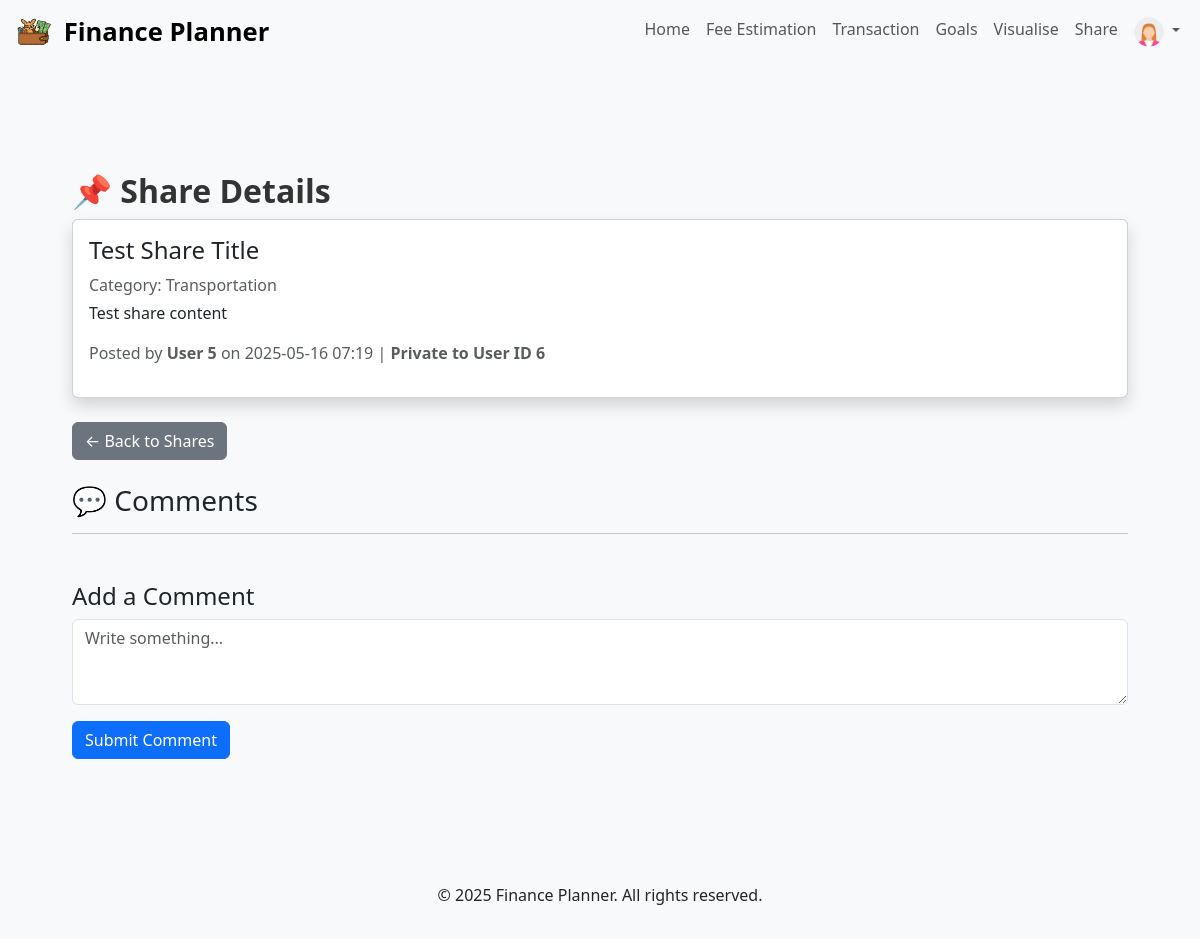
Before: /share/view/1 (signed in) with the older database file.
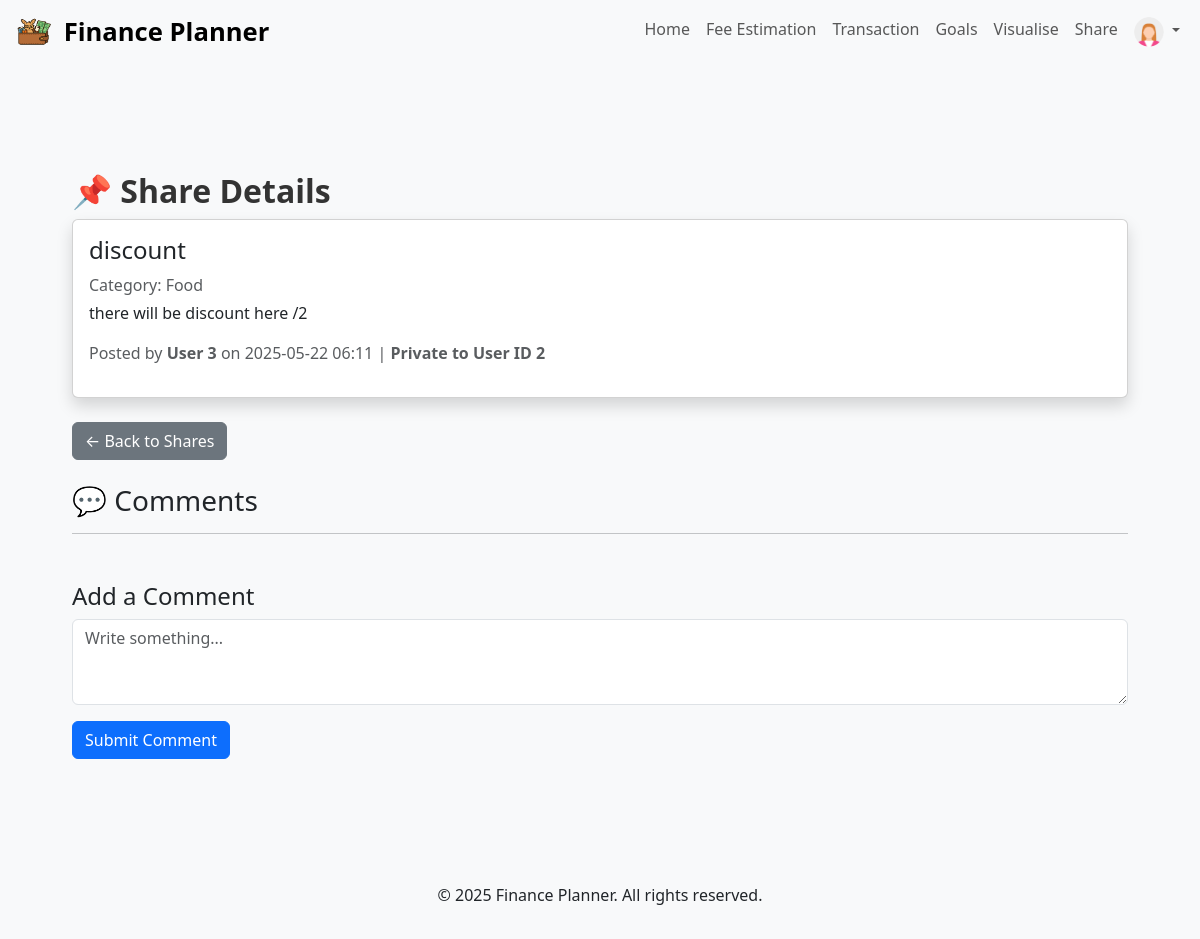
After: the same page with the newer database file.
### app/models/share.py (models this page shows, shortened)
class Share(db.Model):
    __tablename__ = "shares"
    id = db.Column(db.Integer, primary_key=True)
    sender_id = db.Column(db.Integer, db.ForeignKey("users.id"), nullable=False)  # Sender user ID
    receiver_id = db.Column(db.Integer, db.ForeignKey("users.id"), nullable=True)  # Receiver user ID (nullable)
    category = db.Column(db.String(50), nullable=True)  # Category (nullable)
    title = db.Column(db.String(100), nullable=True)  # Title
    content = db.Column(db.Text, nullable=True)  # Content
    image = db.Column(db.String(255), nullable=True)  # Uploaded image filename
    is_public = db.Column(db.Boolean, default=False)  # Public or private
    timestamp = db.Column(db.DateTime, default=datetime.utcnow)  # Share timestamp
    sender = db.relationship("User", foreign_keys=[sender_id], backref="shares_sent")
    receiver = db.relationship("User", foreign_keys=[receiver_id], backref="shares_received")

### app/routes/share.py (the view, shortened to what this page needs)
@bp.route("/view/<int:share_id>", methods=["GET", "POST"])
@login_required
def view_share(share_id):
    share = Share.query.get_or_404(share_id)
    form = CommentForm()
    comments = Comment.query.filter_by(share_id=share.id, parent_id=None).order_by(Comment.timestamp).all()
    delete_forms = {}  # dict: comment_id -> DeleteForm()
    for comment in comments:
        delete_forms[comment.id] = DeleteForm()
        for reply in comment.replies:
            delete_forms[reply.id] = DeleteForm()
    return render_template("view_share.html", share=share, comments=comments, form=form, delete_forms=delete_forms)

### app/forms/CommentForm.py
class CommentForm(FlaskForm):
    content = TextAreaField("Comment", validators=[
        DataRequired(message="Comment cannot be empty."),
        Length(max=500, message="Comment must be under 500 characters.")
        ])
    parent_id = HiddenField()
    submit = SubmitField("Submit Comment")

### app/templates/view_share.html (shortened to what this page needs)
{% extends "base.html" %}
{% block content %}
<div class="container mt-4">
    <h2>📌 Share Details</h2>
    <div class="card mb-4 shadow">
        <div class="card-body">
            <h4 class="card-title">{{ share.title or "No Title" }}</h4>
            <p class="text-muted mb-1">Category: {{ share.category or "None" }}</p>
            <p class="card-text">{{ share.content or "No Content" }}</p>
            <p class="text-muted">
                Posted by <strong>User {{ share.sender_id }}</strong> on {{ share.timestamp.strftime('%Y-%m-%d %H:%M') }} |
                <strong>{{ "Public" if share.is_public else "Private to User ID " ~ share.receiver_id }}</strong>
            </p>
        </div>
    </div>
    <a href="{{ url_for('share.share') }}" class="btn btn-secondary mb-4">← Back to Shares</a>
    <h3>💬 Comments</h3>
    <hr>
    <h4 class="mt-5">Add a Comment</h4>
    <form method="POST">
        <div class="mb-3">
            {{ form.content(class="form-control", rows=3, placeholder="Write something...", id="new_comment_field") }}
        </div>
        {{ form.submit(class="btn btn-primary", id="add_comment") }}
    </form>
</div>
{% endblock %}

Changed rows visible on the page:
changed Share: title "Test Share Title" → "discount"; category "Transportation" → "Food"; content "Test share content" → "there will be discount here /2"; sender_id "5" → "3"; timestamp "2025-05-16 07:19" → "2025-05-22 06:11"; is_public+receiver "Private to User ID 6" → "Private to User ID 2"
